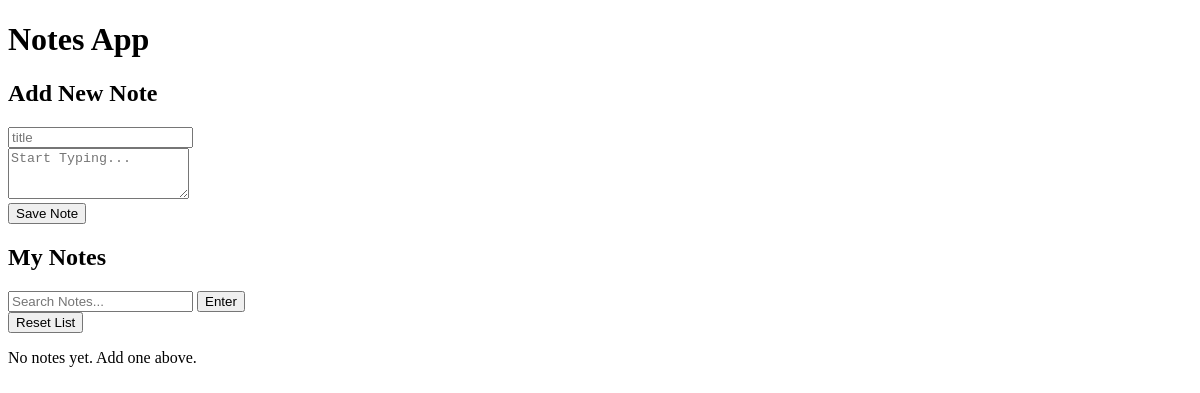
Before: / with the older database file.
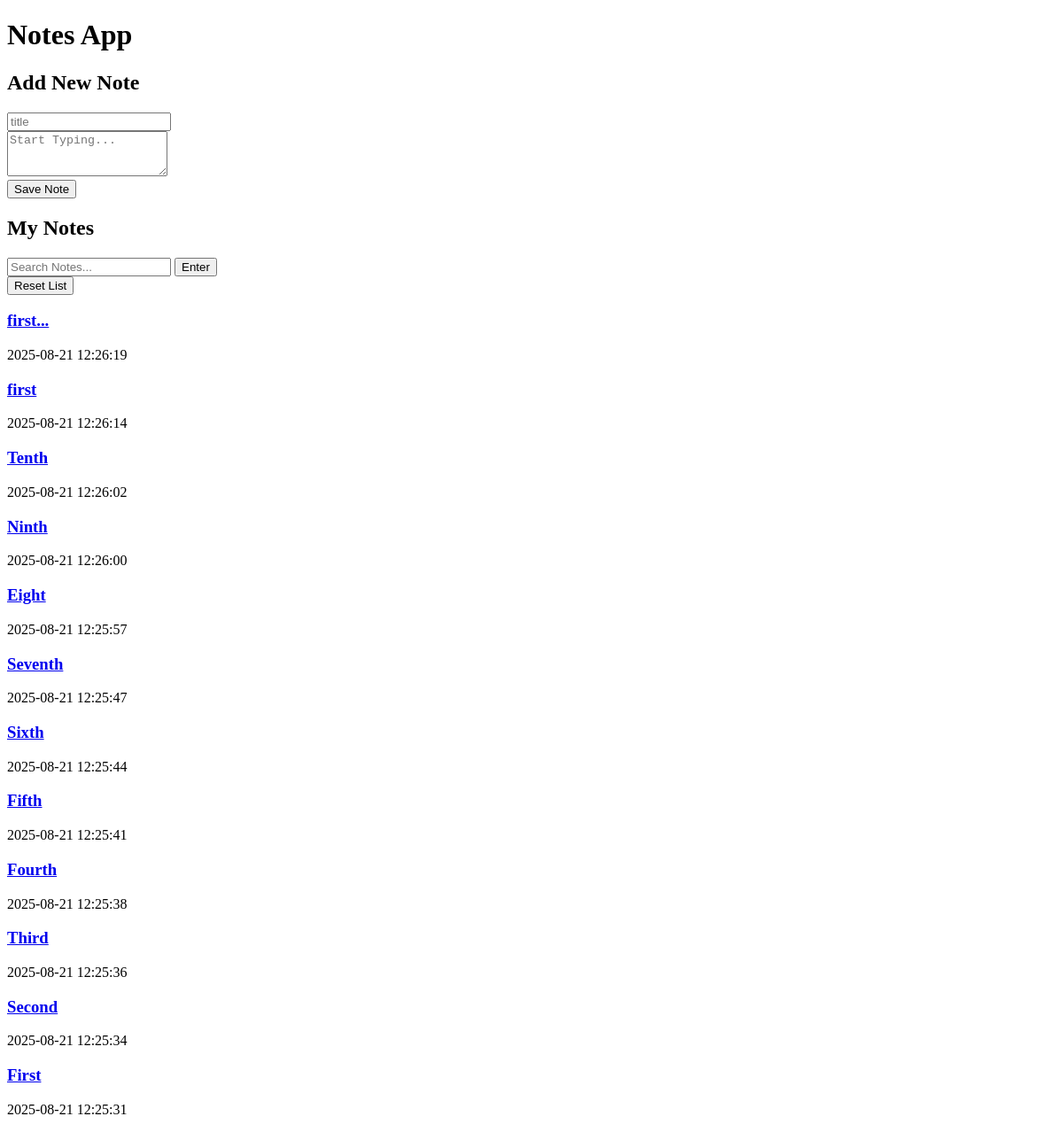
After: the same page with the newer database file.
### tables this page shows
CREATE TABLE notes (
        id INTEGER PRIMARY KEY AUTOINCREMENT,
        title TEXT NOT NULL,
        content TEXT,
        created_at DATETIME DEFAULT CURRENT_TIMESTAMP
    );

### index.php (the view, shortened to what this page needs)
<?php
require "config.php";
if (isset($_GET["reset"])) {
    $search = "";
} else {
    $search = $_GET["search"] ?? "";
}
if ($search) {
    $query_results = $db->prepare("SELECT id, title, created_at FROM notes WHERE title LIKE ? ORDER BY created_at DESC");
    $query_results->execute(["%{$search}%"]);
} else {
    $query_results = $db->query("SELECT id, title, created_at FROM notes ORDER BY created_at DESC");
}
$notes = $query_results->fetchAll();
?>
<!DOCTYPE html>
<html lang="en">
<head>
</head>
<body>
    <h1>Notes App</h1>
    <section>
        <h2>Add New Note</h2>
        <form action="add.php" method="post">
            <input type="text" name="title" placeholder="title" required>
            <br>
            <textarea name="content" placeholder="Start Typing..." rows="3"></textarea>
            <br>
            <button type="submit">Save Note</button>
        </form>
    </section>
    <section>
        <h2>My Notes</h2>
        <section>
            <form method="get">
                <input name="search" value="<?= htmlspecialchars($search) ?>" type="text" placeholder="Search Notes...">
                <button>Enter</button>
            </form>
            <form method="get">
                <button name="reset" value="reset">Reset List</button>
            </form>
        </section>
        <?php if (!count($notes)): ?>
            <p>No notes yet. Add one above.</p>
        <?php else: ?>
            <?php foreach ($notes as $note): ?>
                <section>
                    <a href="view.php?id=<?= $note["id"] ?>">
                        <h3><?= htmlspecialchars($note["title"]) ?></h3>
                    </a>
                    <p><?= htmlspecialchars($note["created_at"]) ?></p>
                </section>
            <?php endforeach; ?>
        <?php endif; ?>
    </section>
</body>
</html>

Changed rows visible on the page:
added notes: title "first...", created_at "2025-08-21 12:26:19"
added notes: title "first", created_at "2025-08-21 12:26:14"
added notes: title "Tenth", created_at "2025-08-21 12:26:02"
added notes: title "Ninth", created_at "2025-08-21 12:26:00"
added notes: title "Eight", created_at "2025-08-21 12:25:57"
added notes: title "Seventh", created_at "2025-08-21 12:25:47"
added notes: title "Sixth", created_at "2025-08-21 12:25:44"
added notes: title "Fifth", created_at "2025-08-21 12:25:41"
added notes: title "Fourth", created_at "2025-08-21 12:25:38"
added notes: title "Third", created_at "2025-08-21 12:25:36"
added notes: title "Second", created_at "2025-08-21 12:25:34"
added notes: title "First", created_at "2025-08-21 12:25:31"
Other visible differences:
text no longer shown: "No notes yet. Add one above."
